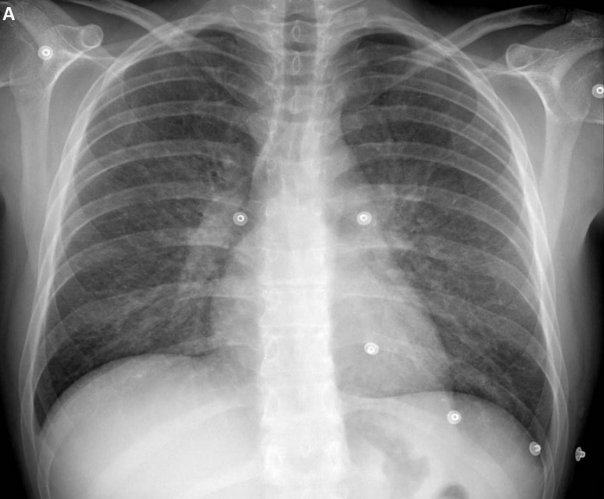
#> input picture Lab-VIII/1.png, 604 x 499 px
$ python 2.py
#> lines starting #> are read from the running program, lines starting #| are printed output that depends on the picture; after the words box and inside, x2 and y2 are one past the last pixel; in counts of white or black regions, pixels touching at a corner belong together
import cv2 as cv
import numpy as np
import matplotlib.pyplot as plt

img = cv.imread('1.png',0)
#> img is the input picture: shape (499, 604); min 0, max 254, mean 133.3
img = cv.medianBlur(img,5)
ret,th = cv.threshold(img,127,255,cv.THRESH_BINARY)
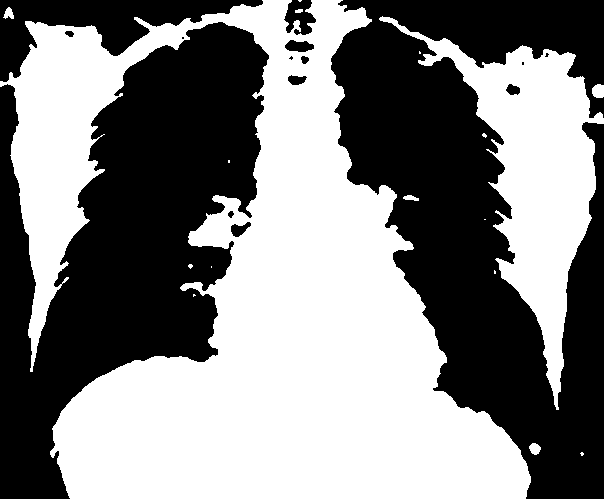
#> th: shape (499, 604); 51.2% white; 15 black regions (4 under 20 px), largest, box (x1, y1, x2, y2) and area: (331, 0, 604, 499) 72268, (0, 22, 269, 499) 65475, (0, 0, 263, 82) 7883
titles = ['Original Image', 'Global Thresholding (v = 127)',]
images = [img, th]
for i in range(2):
    plt.subplot(1,2,i+1),plt.imshow(images[i],'gray')
    plt.title(titles[i])
    plt.axis('off')
plt.show()
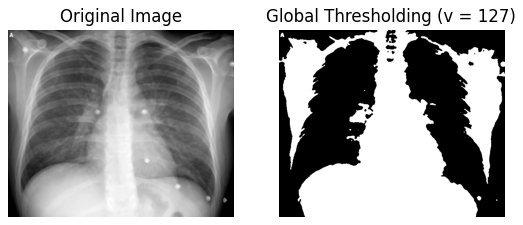
#> figure drawn by matplotlib, 2 panels

$ run again, with Lab-VIII/2.png copied over Lab-VIII/1.png
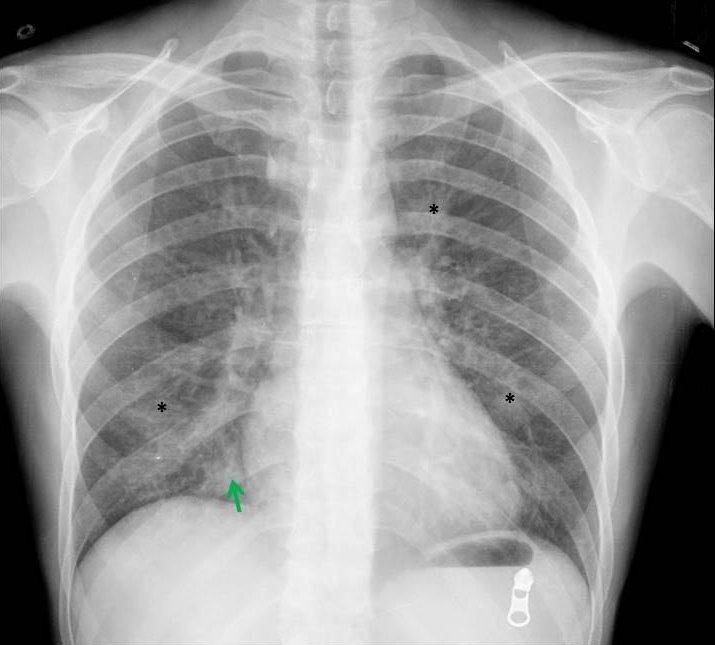
#> input picture Lab-VIII/2.png, 715 x 645 px
#> `ret,th = cv.threshold(img,127,255,cv.THRESH_BINARY)`:
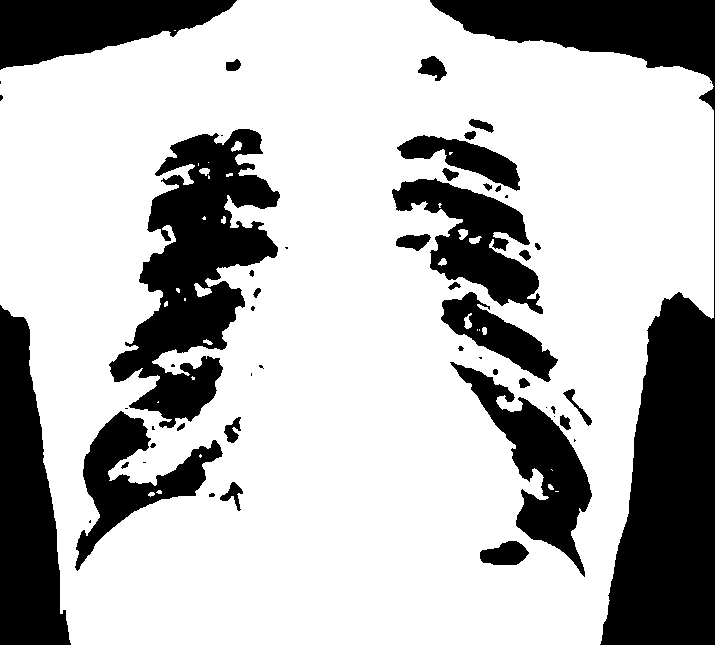
#> th: shape (645, 715); 72.2% white; 53 black regions (18 under 20 px), largest, box (x1, y1, x2, y2) and area: (430, 0, 715, 645) 42994, (109, 129, 280, 428) 23355, (0, 305, 71, 645) 15685
#> `plt.show()`:
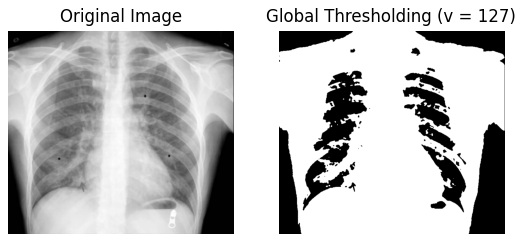
#> figure drawn by matplotlib, 2 panels

$ run again, with Lab-VIII/3.png copied over Lab-VIII/1.png
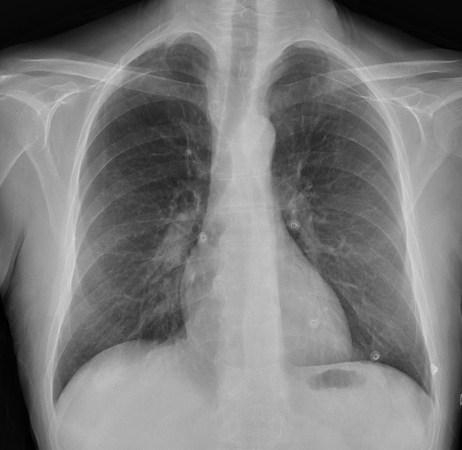
#> input picture Lab-VIII/3.png, 462 x 450 px
#> img is the input picture: shape (450, 462); min 0, max 217, mean 124.1
#> `ret,th = cv.threshold(img,127,255,cv.THRESH_BINARY)`:
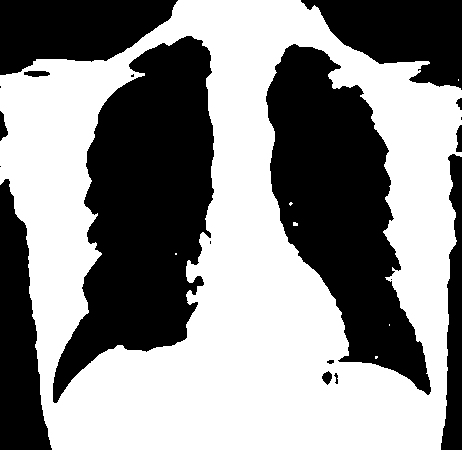
#> th: shape (450, 462); 54.8% white; 19 black regions (6 under 20 px), largest, box (x1, y1, x2, y2) and area: (53, 36, 214, 403) 33786, (266, 44, 431, 395) 28683, (0, 0, 178, 75) 9394
#> `plt.show()`:
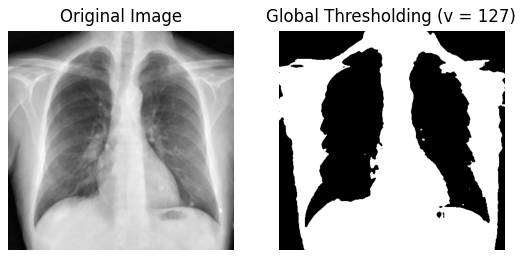
#> figure drawn by matplotlib, 2 panels

$ run again, with Lab-VIII/4.png copied over Lab-VIII/1.png
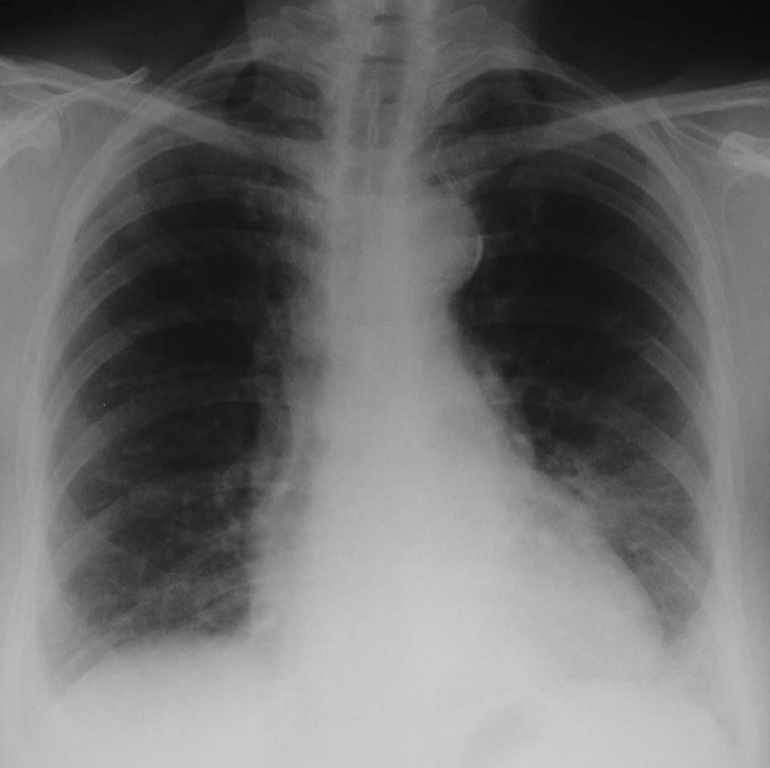
#> input picture Lab-VIII/4.png, 770 x 768 px
#> img is the input picture: shape (768, 770); min 10, max 207, mean 108.3
#> `ret,th = cv.threshold(img,127,255,cv.THRESH_BINARY)`:
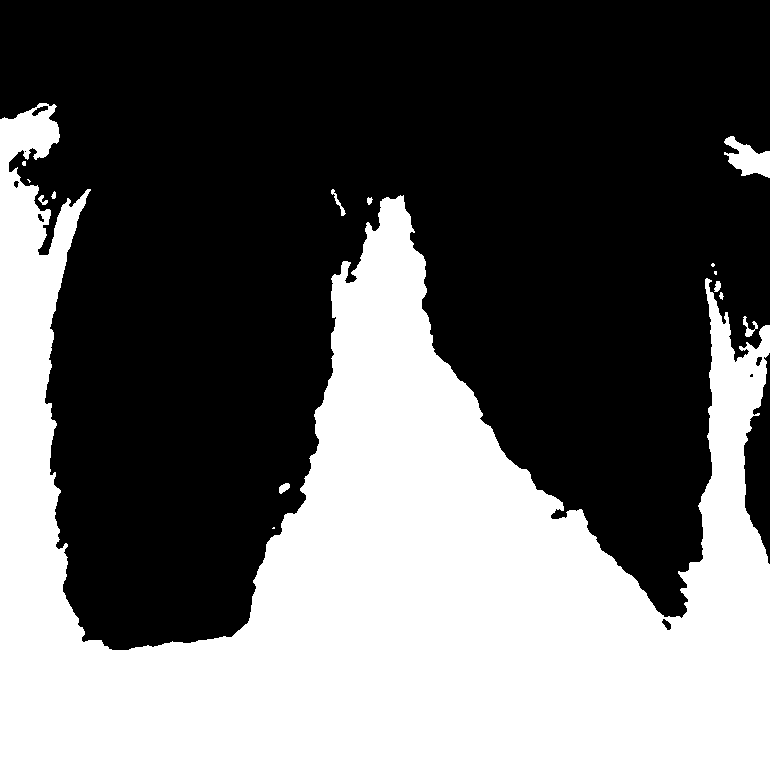
#> th: shape (768, 770); 39.6% white; 15 white regions (5 under 20 px), largest, box (x1, y1, x2, y2) and area: (0, 103, 770, 768) 232592, (724, 136, 770, 178) 1069, (743, 316, 758, 337) 121
#> `plt.show()`:
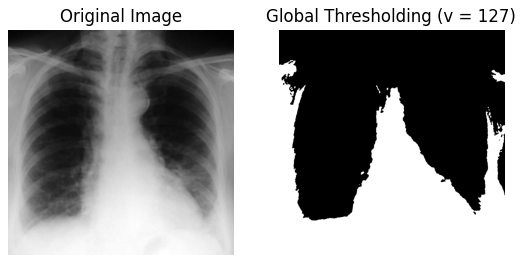
#> figure drawn by matplotlib, 2 panels
